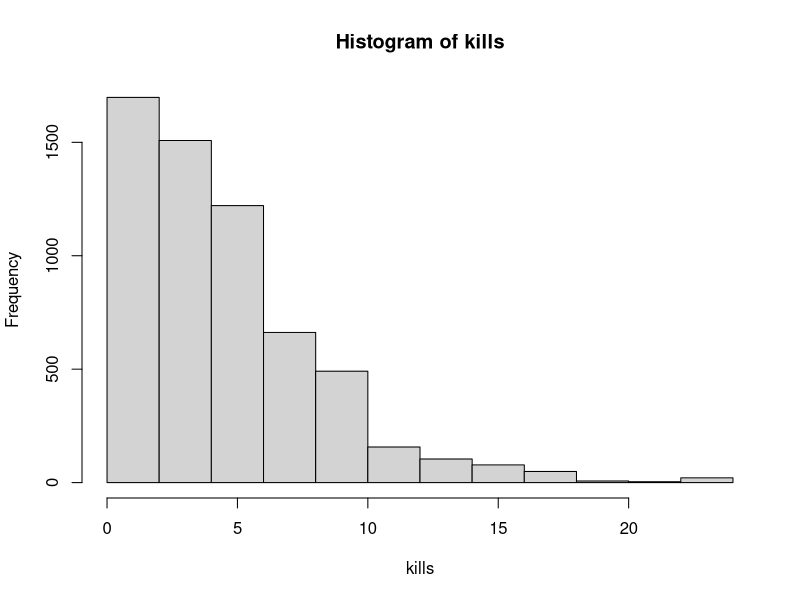
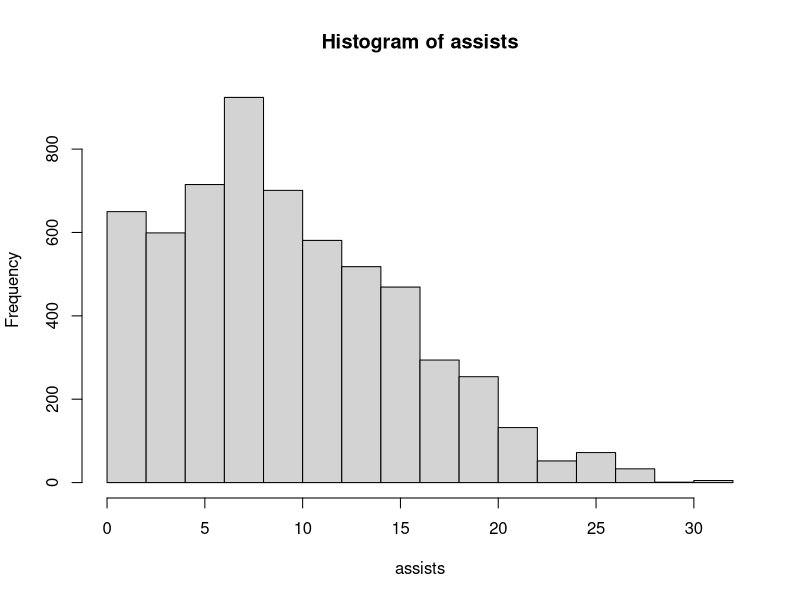
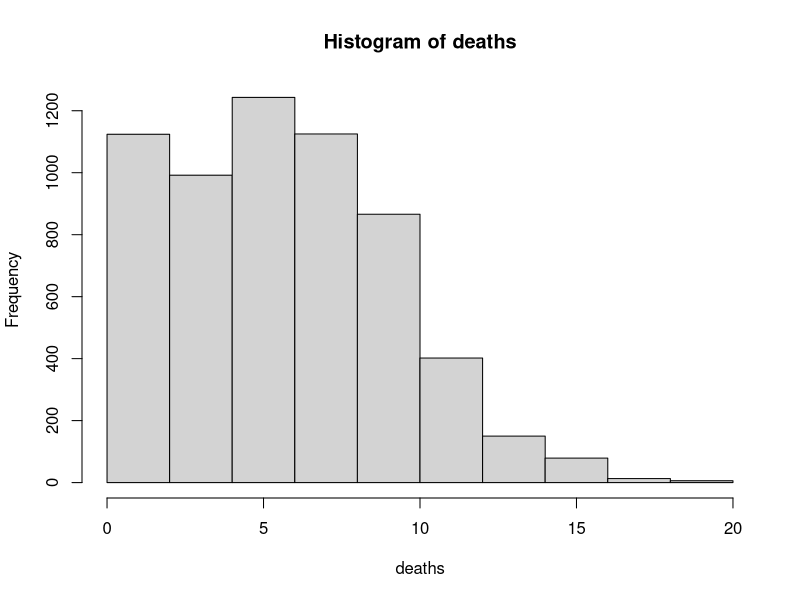
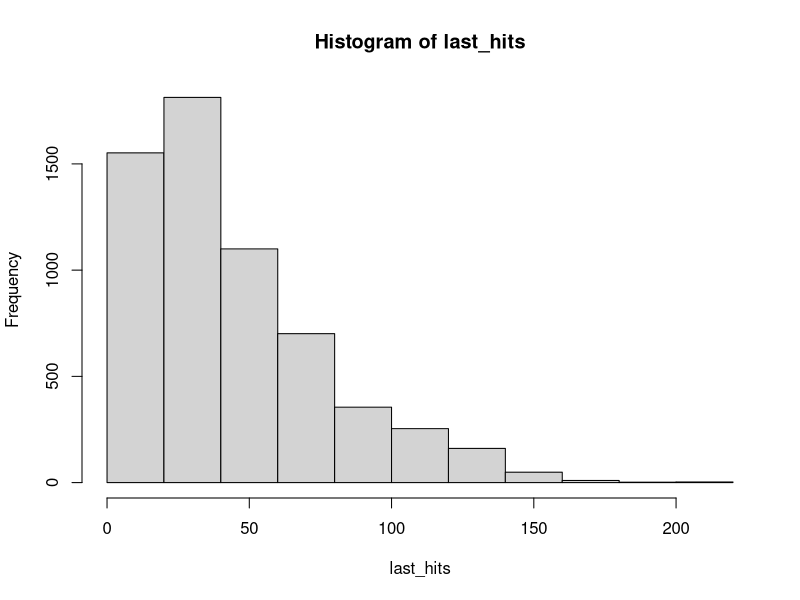
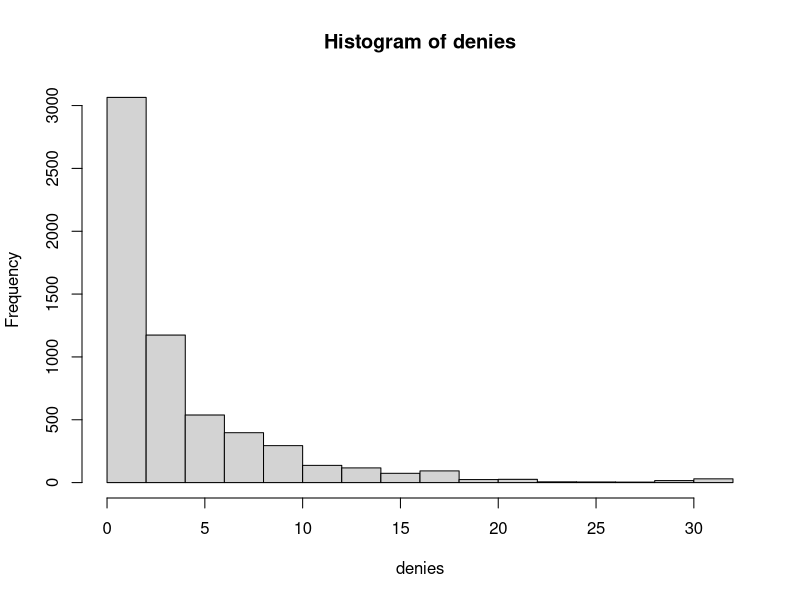
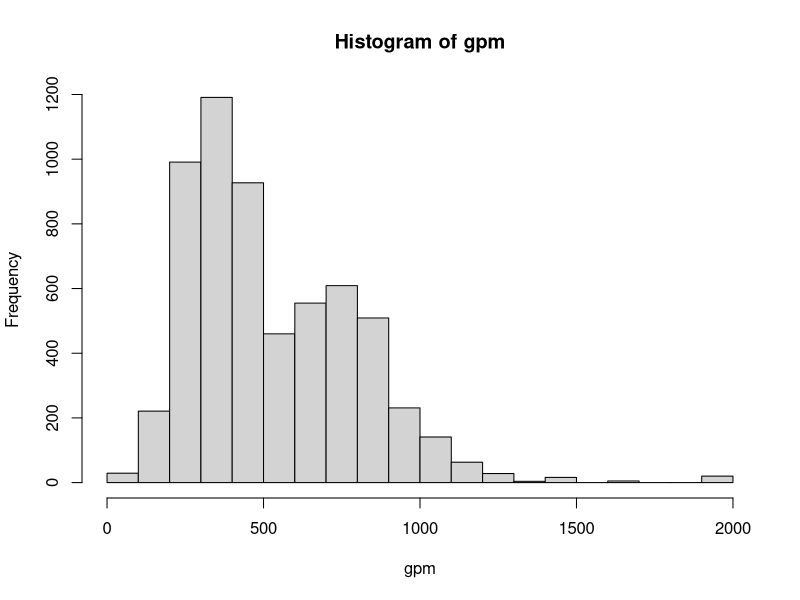
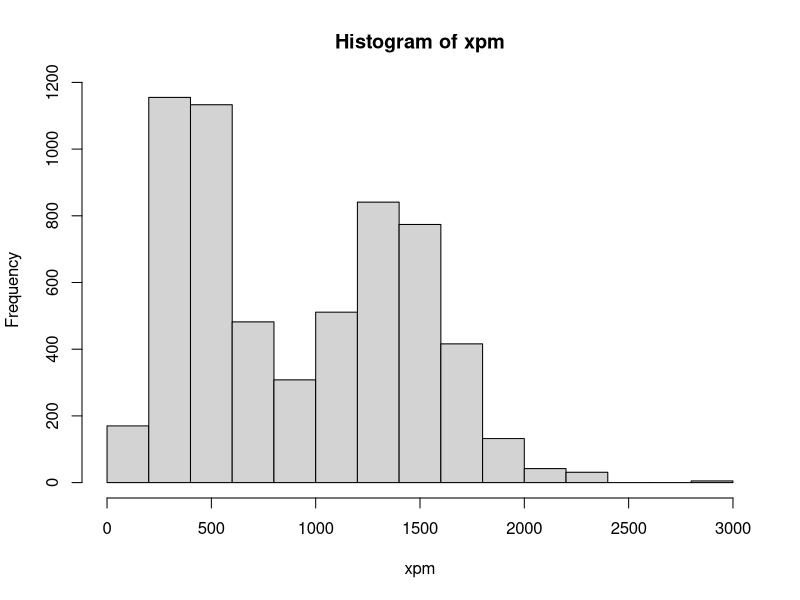
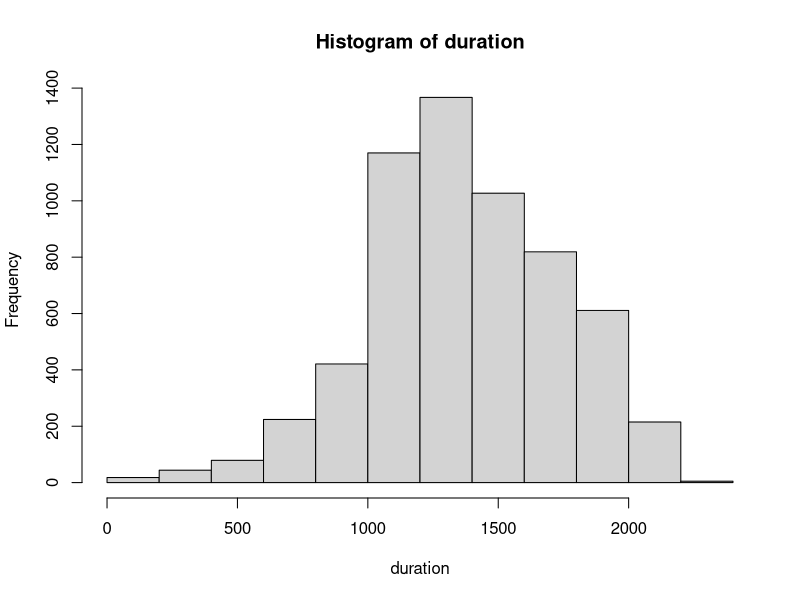

These figures' R source, in order:
setwd("/run/media/black/wd/Codes/stat/report")
data <- read.csv("dota.csv")
summary(data)
attach(data)
hist(kills)
hist(assists)
hist(deaths)
hist(last_hits)
hist(denies)
hist(gpm)
hist(xpm)
hist(duration)
boxplot(gpm~skill)
boxplot(xpm~skill)
boxplot(kills~skill)
boxplot(assists~skill)
boxplot(deaths~skill)
boxplot(duration~skill)
boxplot(last_hits~skill)

wins <- table(match_result)
pie(wins)
library(ggplot2)
ggplot(data, aes(fill= match_result, y=3000, x=skill)) + geom_bar(position = "stack", stat="identity")

winskill <- table(match_result, skill)

barplot(winskill)
